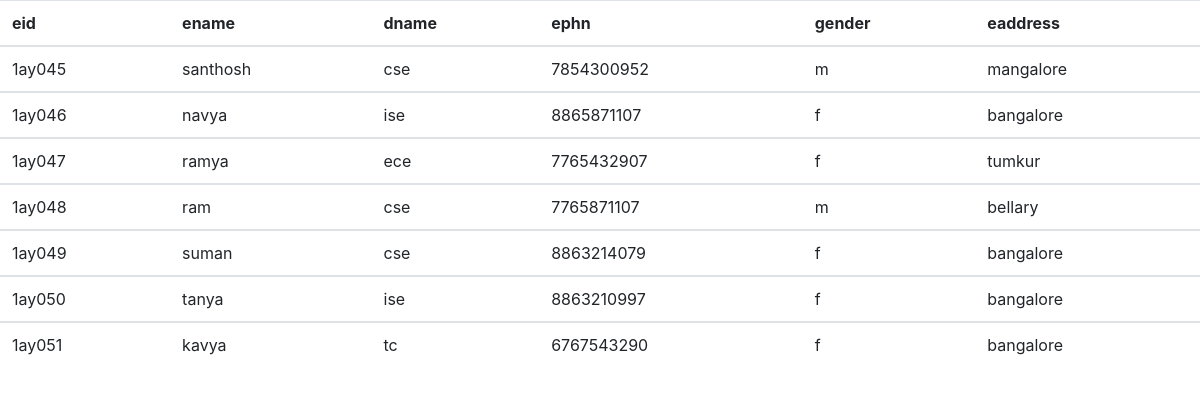
Screenshot of /php/disp3.php with the database file from the repository.
### tables this page shows
CREATE TABLE `faculty` (
  `eid` varchar(10) NOT NULL,
  `ename` varchar(20) NOT NULL,
  `dname` varchar(10) NOT NULL,
  `ephn` bigint(15) NOT NULL,
  `gender` varchar(5) NOT NULL,
  `eaddress` varchar(45) NOT NULL
);

### php/disp3.php (the view, shortened to what this page needs)
   <html>
   <head>
        <link rel="stylesheet" href="https://stackpath.bootstrapcdn.com/bootstrap/4.1.3/css/bootstrap.min.css">
    </head>
    <body>
    <?php
$conn = new mysqli("localhost","root","","college");
$pr = "SELECT * FROM faculty";
$results=$conn->query($pr);
        ?>
        <table class="table">
        <thead>
    <tr>
      <th scope="col">eid</th>
      <th scope="col">ename</th>
      <th scope="col">dname</th>
       <th scope="col">ephn</th>
      <th scope="col">gender</th>
      <th scope="col">eaddress</th>
    </tr>
  </thead>
   <?php
while($row = $results->fetch_assoc())   {
    echo "
  <tbody>
  <tr>
      <td>".$row['eid']."</td>
      <td>".$row['ename']."</td>
      <td>".$row['dname']."</td>
      <td>".$row['ephn']."</td>
      <td>".$row['gender']."</td>
      <td>".$row['eaddress']."</td>
   </tr>
   ";}
  echo "</tbody>
</table>";
?>

### rows the page displays
faculty: eid "1ay045", ename "santhosh", dname "cse", ephn "7854300952", gender "m", eaddress "mangalore"
faculty: eid "1ay046", ename "navya", dname "ise", ephn "8865871107", gender "f", eaddress "bangalore"
faculty: eid "1ay047", ename "ramya", dname "ece", ephn "7765432907", gender "f", eaddress "tumkur"
faculty: eid "1ay048", ename "ram", dname "cse", ephn "7765871107", gender "m", eaddress "bellary"
faculty: eid "1ay049", ename "suman", dname "cse", ephn "8863214079", gender "f", eaddress "bangalore"
faculty: eid "1ay050", ename "tanya", dname "ise", ephn "8863210997", gender "f", eaddress "bangalore"
faculty: eid "1ay051", ename "kavya", dname "tc", ephn "6767543290", gender "f", eaddress "bangalore"
